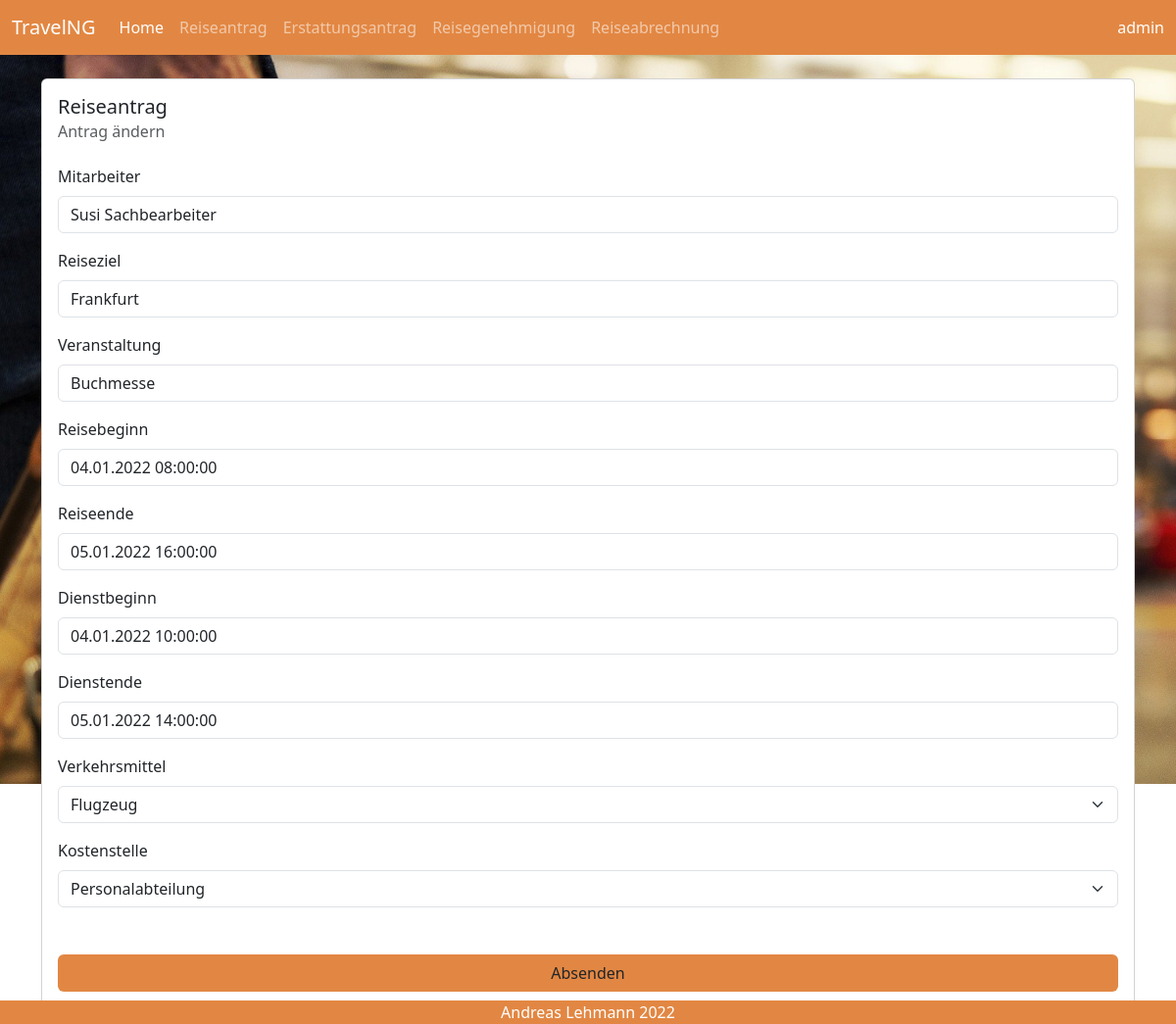
The app's page /Request/Edit/47/ (signed in) with its own data.
### travel/models.py (models this page shows, shortened)
class TravelRequest(models.Model):
    STATUS_CHOICES = [('In Bearbeitung', 'In Bearbeitung'),
                      ('Genehmigt', 'Genehmigt'),
                      ]
    username = models.CharField(max_length=50, null=True, blank=False)
    employee = models.CharField(max_length=50, null=True, blank=False)
    destination = models.CharField(max_length=50, blank=False)
    event = models.CharField(max_length=50, blank=False)
    journey_start = models.DateTimeField(default='01.01.2022 08:00', blank=False)
    journey_end = models.DateTimeField(default='01.01.2022 08:00', blank=False)
    event_start = models.DateTimeField(default='01.01.2022 08:00', blank=False)
    event_end = models.DateTimeField(default='01.01.2022 08:00', blank=False)
    transport = models.ForeignKey(Transport, on_delete=models.SET_NULL, null=True, blank=False)
    cost_center = models.ForeignKey(CostCenter, on_delete=models.SET_NULL, null=True, blank=False)
    status = models.CharField(default='In Bearbeitung', max_length=30, choices=STATUS_CHOICES)
    class Meta:
        permissions = [
            (
                'is_supervisor', 'can access auth page'
            )
        ]

### travel/views.py (the view)
# urls.py: re_path(r'^Request/Edit/(?P<pk>[0-9]+)/?$', travel.views.travel_request_details, name="editTravelRequest"),
@login_required
def travel_request_details(request, pk=None, delete_id=None):
    if delete_id is not None:
        tr = TravelRequest.objects.get(id=delete_id)
        tr.delete()
        messages.success(request, 'Gelöscht')
        return HttpResponseRedirect(reverse('home'))
    elif pk is None:
        tr = TravelRequest()
        tr.username = request.user.get_username()
        tr.employee = request.user.get_full_name()
        page_title = 'Reiseantrag'
        sub_title = 'Antrag erstellen'
    else:
        tr = get_object_or_404(TravelRequest, pk=pk)
        page_title = 'Reiseantrag'
        sub_title = 'Antrag ändern'
    if request.method == 'POST':
        form = RequestForm(request.POST, instance=tr)
        if form.is_valid():
            form.save()
            messages.success(request, 'Gespeichert')
            return HttpResponseRedirect(reverse('home'))
        else:
            messages.error(request, 'Bitte Fehler korrigieren')
    else:
        form = RequestForm(instance=tr)
    return render(request, 'travel/travelForm.html',
                  {'page_title': page_title, 'sub_title': sub_title, 'form': form})

### travel/forms.py
class RequestForm(ModelForm):
    class Meta:
        model = TravelRequest
        labels = {
            'employee': 'Mitarbeiter',
            'destination': 'Reiseziel',
            'event': 'Veranstaltung',
            'cost_center': 'Kostenstelle',
            'journey_start': 'Reisebeginn',
            'journey_end': 'Reiseende',
            'event_start': 'Dienstbeginn',
            'event_end': 'Dienstende',
            'transport': 'Verkehrsmittel'
        }
        exclude = ['username', 'status']
        widgets = {
            'employee': TextInput(attrs={'readonly': 'readonly'}),
        }

### travel/models.py (called while the page is built)
    def __str__(self):
        return f'{self.department}'

    def __str__(self):
        return f'{self.vehicle}'

### templates/travel/travelForm.html (shortened to what this page needs)
{% extends 'travel/base.html' %}
{% load bootstrap5 bootstrap_icons %}
{% block content %}
    <div class="container">
        <div class="card" style="width: 100%;">
            <div class="card-body">
                <h5 class="card-title">{{ page_title }}</h5>
                <h6 class="card-subtitle mb-2 text-muted">{{ sub_title }}</h6>
                <form action="" enctype="multipart/form-data" method="post" class="form-horizontal mt-4">
                    {% bootstrap_form form layout='horizontal' %}
                    <div class="d-grid gap-2 mx-auto mt-5">
                        <button type="submit" class="btn" style="background-color: #e28743;">Absenden</button>
                    </div>
                </form>
            </div>
        </div>
    </div>
{% endblock %}

### templates/travel/base.html (shortened to what this page needs)
{% load bootstrap5 bootstrap_icons %}
{% bootstrap_css %}
{% load static %}
<link rel="stylesheet" href="{% static 'bootstrap_icons/css/bootstrap_icons.css' %}">
<!DOCTYPE html>
<html lang="en">
<head>
</head>
<body>
<div class="bg-image" style="background-image: url('{% static 'travel-g774051fb3_1920.jpg' %}');
        height: 100vh;
        background-size: cover;
        background-repeat: no-repeat;
        "
>
    {% block navigation %}
        <nav class="navbar navbar-expand-lg navbar-dark mb-4" style="background-color: #e28743;">
            <div class="container-fluid">
                <a class="navbar-brand" href="#">{% md_icon 'earth' %}TravelNG</a>
                <ul class="navbar-nav me-auto mb-2 mb-lg-0">
                    <li class="nav-item">
                        <a class="nav-link active" aria-current="page"
                           href="{% url 'home' %}">{% bs_icon 'house' %}Home</a>
                    </li>
                    <li class="nav-item">
                        <a class="nav-link"
                           href="{% url 'addTravelRequest' %}">{% bs_icon 'airplane' %}Reiseantrag</a>
                    </li>
                    <li class="nav-item">
                        <a class="nav-link"
                           href="{% url 'travelInvoice' %}">{% bs_icon 'bank' %}Erstattungsantrag</a>
                    </li>
                    {% if perms.travel.is_supervisor %}
                        <li class="nav-item">
                            <a class="nav-link"
                               href="{% url 'travelAuth' %}">{% bs_icon 'bag-check' %}Reisegenehmigung</a>
                        </li>
                    {% endif %}
                    {% if perms.travel.is_clerk %}
                        <li class="nav-item">
                            <a class="nav-link"
                               href="{% url 'travelInvoiceRefund' %}">{% bs_icon 'cash-coin' %}Reiseabrechnung</a>
                        </li>
                    {% endif %}
                </ul>
                <a class="nav-link text-white" href="{% url 'logout' %}">{% bs_icon 'person' %}{{ user.username }}</a>
            </div>
        </nav>
    {% endblock %}
    {% block content %}{% endblock %}
</div>
</body>
{% block footer %}
    <div class="text-center text-white fixed-bottom" style="background-color: #e28743;">{% bs_icon 'c-circle' %}Andreas
        Lehmann 2022
    </div>
{% endblock %}
</html>

### records on screen
TravelRequest: employee "Susi Sachbearbeiter", destination "Frankfurt", event "Buchmesse", journey_start "04.01.2022 08:00:00", journey_end "05.01.2022 16:00:00", event_start "04.01.2022 10:00:00", event_end "05.01.2022 14:00:00", transport "Flugzeug", cost_center "Personalabteilung"

### other values on screen
{{ user.username }} "admin"
{{ page_title }} "Reiseantrag"
{{ sub_title }} "Antrag ändern"
